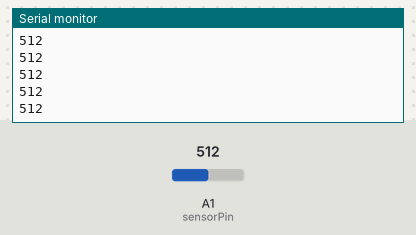
Simulated run of this sketch. Board: Arduino Uno, built with avr-gcc and run on an emulated ATmega328P. On the bench: the last lines printed to the serial monitor. The inputs (shaded band) are chosen by the test bench; at power-on: A1 (sensorPin) = 512.

Above: at 1.2 s.
1.3 s: A1 (sensorPin) set to 716
At 1.31 s:
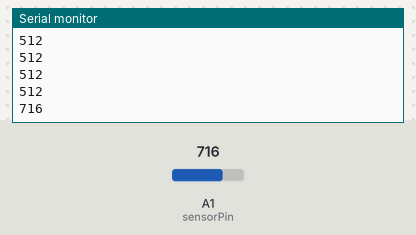
2.8 s: A1 (sensorPin) set to 900
At 2.81 s:
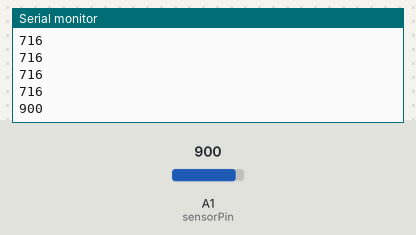
Timing chart, 0 to 5.8 s (numbered marks = the images above; inputs shaded):
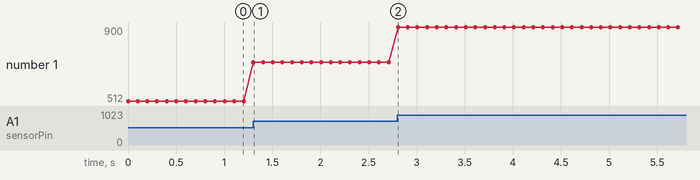

The sketch:

HALL.ino
```cpp
int sensorPin = A1;   // interface pin with magnetic sensor
int val;              // variable to store read values

void setup() {
  pinMode(A0, INPUT);   // set analog pin as input
  Serial.begin(9600);   // initialize serial interface
}

void loop() {
  val = analogRead(sensorPin);  // read sensor value
  Serial.println(val);          // print value to serial

  delay(100);
}
```

Measured:
- after the input at 1.3 s, the serial monitor: prints a new line at once (image 1)
- after the input at 2.8 s, the serial monitor: prints a new line at once (image 2)
- plotted number 1: 512 → 716 after the input at 1.3 s, 716 → 900 after the input at 2.8 s
